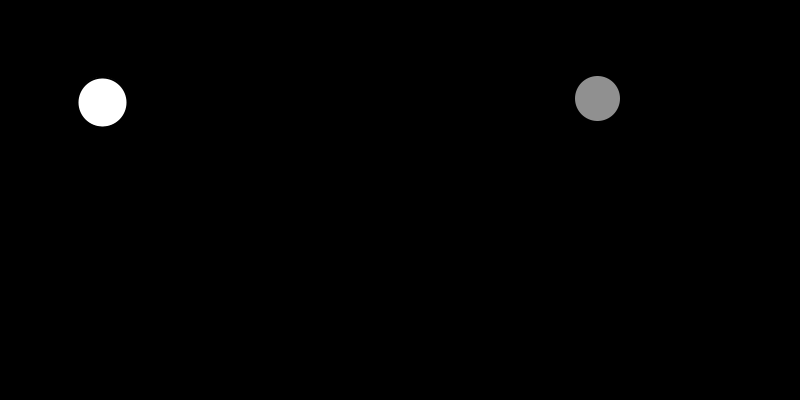
Frame 1 (no input)
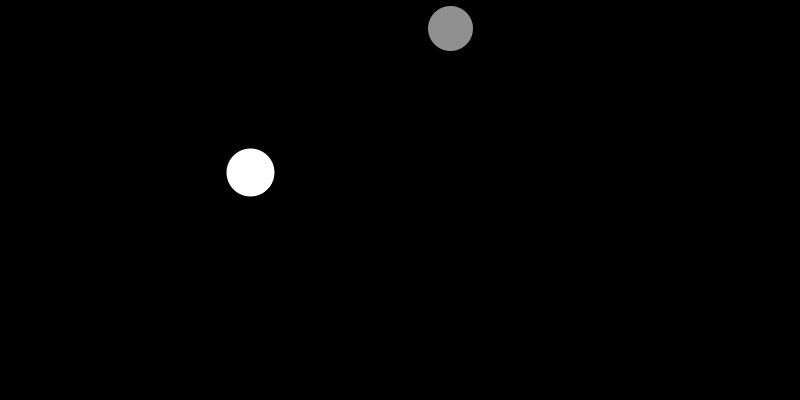
Frame 60 (the mouse pressed at the canvas centre just before this capture)
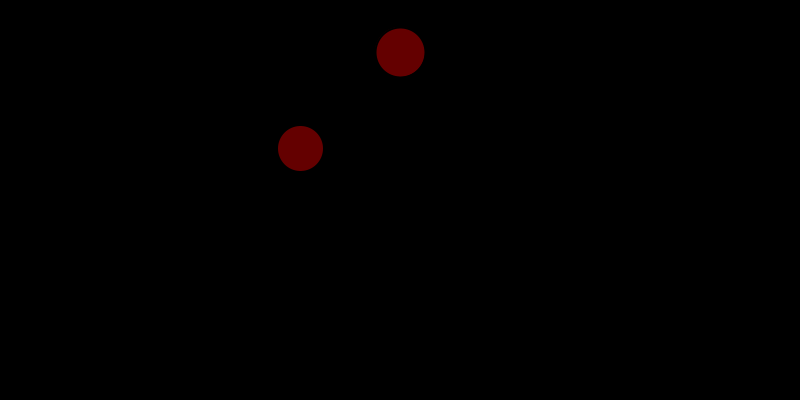
Frame 120 (the mouse held since frame 60 and released just before this capture)

The Processing sketch that drew these frames (run headless with seeded random() and noise(); from frame 60 on, the mouse is pressed at the canvas centre):

// Processing sketch: Lab4_2
// ── Lab4_2.pde
//Jack Dalton
// Example 1-1: Bouncing Ball, no vectors
float x = 100;
float y = 100;
float x2 = 600;
float y2 = 100;
float xspeed = 2.5;
float yspeed = 2;
boolean collided=false;

void setup() {
  size(800, 400);
  smooth();
}

void draw() {
  background(0);
  int m = millis();
  int rad = 50;
  int rad2 = 50;
  float minDistance = 40;
  
  
  float r = (float)100;
  float g = (float) 0;
  float b = (float) 0;

  // Add the current speed to the location.
  x = x + xspeed;
  y = y + yspeed;
  x2 = x2 - xspeed;
  y2 = y2 - yspeed;

  if ((x > width) || (x < 5)) {
    xspeed = xspeed * -1;
  }
  if ((y > height) || (y < 5)) {
    yspeed = yspeed * -1;
  }
   if ((x2 > width) || (x2 < 5)) {
    xspeed = xspeed * -1;
  }
  if ((y2 > height) || (y2 < 5)) {
    yspeed = yspeed * -1;
  }
  
  if(dist(x,y,x2,y2)<minDistance)
  {
    collided=true;
    m=0;
  }
  


  // Display circle at x location
  stroke(0);
  strokeWeight(2);
  if(collided==true&&m<3000)
  {
    fill(r,g,b);

  }
  else
  {
  fill(255);
  collided=false;
  }
  ellipse(x, y, rad, rad);
  
  stroke(0);
  strokeWeight(5);
  if(collided==true&&m<3000)
 {
    fill(r,g,b);
  }
  else
  {
  fill(144);
  collided=false;
  }
  ellipse(x2,y2,rad2,rad2);
}
